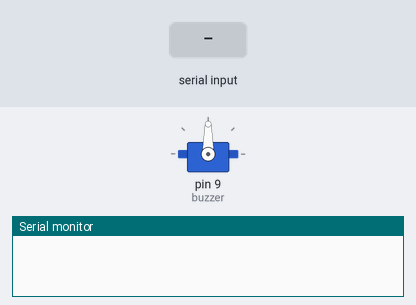
A sketch run on a simulated Arduino Uno, built with avr-gcc and run on an emulated ATmega328P. Parts: servo, the last lines printed to the serial monitor. Inputs (shaded band) come from the test bench.

Above: at 1.2 s.
1.3 s: "G" received over Serial
At 4.1 s:
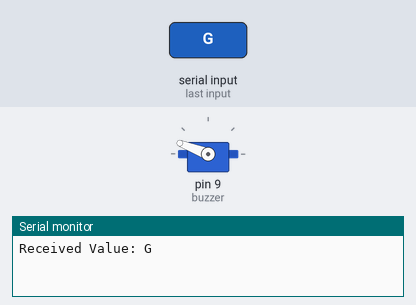
4.3 s: "A" received over Serial
At 7.2 s:
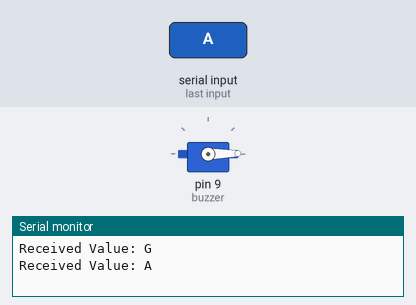
7.3 s: "a" received over Serial
Timing chart, 0 to 10.3 s (numbered marks = the images above; inputs shaded):
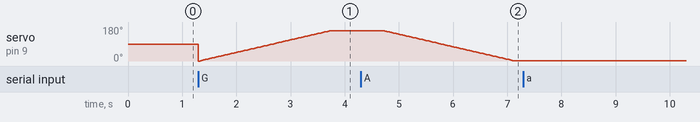

The sketch:

Home_utomation1.2.ino
```cpp
#include <Servo.h>
#include <LiquidCrystal.h>

#define PowerBulb1 5
#define PowerBulb2 4
#define PowerBulb3 3
#define PowerFan1 2

#define gaspin A0
#define buzzer 9

char command = '\0';
int i = 0;

Servo gateservo;
const int rs = 12, en = 11, d4 = 5, d5 = 4, d6 = 3, d7 = 2;
LiquidCrystal lcd(rs, en, d4, d5, d6, d7);

void setup()
{
  Serial.begin(9600);
  pinMode(PowerBulb1, OUTPUT);
  pinMode(PowerBulb2, OUTPUT);
  pinMode(PowerBulb3, OUTPUT);
  pinMode(PowerFan1, OUTPUT);
  gateservo.attach(9);
}

void loop()
{
  if(Serial.available() > 0)
  {
    command = Serial.read();

    Serial.print("Received Value: ");
    Serial.println(command);
      getchar();

    switch(command)
    {
      case 'A' :
        digitalWrite(PowerBulb1, HIGH);
        break;

     case 'a' :
        digitalWrite(PowerBulb1, LOW);
        break;

     case 'B' :
        digitalWrite(PowerBulb2, HIGH);
        break;

     case 'b' :
        digitalWrite(PowerBulb2, LOW);
        break;

     case 'C' :
        digitalWrite(PowerBulb3, HIGH);
        break;

     case 'c' :
        digitalWrite(PowerBulb3, LOW);
        break;

     case 'D' :
        digitalWrite(PowerFan1, HIGH);
        break;

     case 'd' :
        digitalWrite(PowerFan1, LOW);
        break;

     case 'G' : {
        for(i = 0; i<160; i++){
          gateservo.write(i);
          delay(15);
        }

        delay(1000);

        for(i = 160; i>0; i--){
          gateservo.write(i);
          delay(15);
        }

        break;
     }
    case 'R'  :{
          digitalWrite(PowerBulb1, HIGH);
          digitalWrite(PowerBulb2, HIGH);
          digitalWrite(PowerBulb3, HIGH);
          digitalWrite(PowerFan1, HIGH);

        break;
      }
     default: Serial.print("Garbase Received Value: ");
              Serial.println(command);
      break;
    }
  }
}

void gasController(int state)
{
  int gasvalue = analogRead(gaspin);
  if(gasvalue >=8){
          digitalWrite(PowerBulb1, HIGH);
          digitalWrite(PowerBulb2, HIGH);
          digitalWrite(PowerBulb3, HIGH);
          digitalWrite(PowerFan1, HIGH);

          //Buzzer On

          digitalWrite(buzzer, HIGH);
  }
}
```
